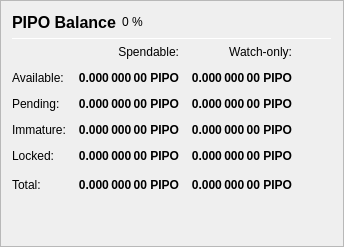
                   <widget class="QFrame" name="frame_Balances">
                    <property name="frameShape">
                     <enum>QFrame::StyledPanel</enum>
                    </property>
                    <property name="frameShadow">
                     <enum>QFrame::Raised</enum>
                    </property>
                    <layout class="QVBoxLayout" name="verticalLayout_4">
                     <item>
                      <layout class="QHBoxLayout" name="horizontalLayout_4">
                       <item>
                        <widget class="QLabel" name="label_5">
                         <property name="minimumSize">
                          <size>
                           <width>0</width>
                           <height>20</height>
                          </size>
                         </property>
                         <property name="font">
                          <font>
                           <pointsize>12</pointsize>
                           <weight>75</weight>
                           <bold>true</bold>
                          </font>
                         </property>
                         <property name="text">
                          <string>PIPO Balance</string>
                         </property>
                        </widget>
                       </item>
                       <item>
                        <widget class="QLabel" name="labelPIPOPercent">
                         <property name="text">
                          <string notr="true">0 %</string>
                         </property>
                        </widget>
                       </item>
                       <item>
                        <spacer name="horizontalSpacer_3">
                         <property name="orientation">
                          <enum>Qt::Horizontal</enum>
                         </property>
                         <property name="sizeHint" stdset="0">
                          <size>
                           <width>40</width>
                           <height>20</height>
                          </size>
                         </property>
                        </spacer>
                       </item>
                      </layout>
                     </item>
                     <item>
                      <widget class="Line" name="line_Balance">
                       <property name="minimumSize">
                        <size>
                         <width>0</width>
                         <height>1</height>
                        </size>
                       </property>
                       <property name="maximumSize">
                        <size>
                         <width>16777215</width>
                         <height>1</height>
                        </size>
                       </property>
                       <property name="orientation">
                        <enum>Qt::Horizontal</enum>
                       </property>
                      </widget>
                     </item>
                     <item>
                      <layout class="QGridLayout" name="gridLayout">
                       <property name="spacing">
                        <number>12</number>
                       </property>
                       <item row="0" column="1">
                        <widget class="QLabel" name="labelSpendable">
                         <property name="text">
                          <string>Spendable:</string>
                         </property>
                         <property name="alignment">
                          <set>Qt::AlignRight|Qt::AlignTrailing|Qt::AlignVCenter</set>
                         </property>
                        </widget>
                       </item>
                       <item row="0" column="2">
                        <widget class="QLabel" name="labelWatchonly">
                         <property name="text">
                          <string>Watch-only:</string>
                         </property>
                         <property name="alignment">
                          <set>Qt::AlignRight|Qt::AlignTrailing|Qt::AlignVCenter</set>
                         </property>
                        </widget>
                       </item>
                       <item row="1" column="0">
                        <widget class="QLabel" name="labelBalanceText">
                         <property name="text">
                          <string>Available:</string>
                         </property>
                        </widget>
                       </item>
                       <item row="1" column="1">
                        <widget class="QLabel" name="labelBalance">
                         <property name="font">
                          <font>
                           <weight>75</weight>
                           <bold>true</bold>
                          </font>
                         </property>
                         <property name="cursor">
                          <cursorShape>IBeamCursor</cursorShape>
                         </property>
                         <property name="toolTip">
                          <string>Your current spendable balance</string>
                         </property>
                         <property name="text">
                          <string notr="true">0.000 000 00 PIPO</string>
                         </property>
                         <property name="alignment">
                          <set>Qt::AlignRight|Qt::AlignTrailing|Qt::AlignVCenter</set>
                         </property>
                         <property name="textInteractionFlags">
                          <set>Qt::LinksAccessibleByMouse|Qt::TextSelectableByKeyboard|Qt::TextSelectableByMouse</set>
                         </property>
                        </widget>
                       </item>
                       <item row="1" column="2">
                        <widget class="QLabel" name="labelWatchAvailable">
                         <property name="font">
                          <font>
                           <weight>75</weight>
                           <bold>true</bold>
                          </font>
                         </property>
                         <property name="cursor">
                          <cursorShape>IBeamCursor</cursorShape>
                         </property>
                         <property name="toolTip">
                          <string>Your current balance in watch-only addresses</string>
                         </property>
                         <property name="text">
                          <string notr="true">0.000 000 00 PIPO</string>
                         </property>
                         <property name="alignment">
                          <set>Qt::AlignRight|Qt::AlignTrailing|Qt::AlignVCenter</set>
                         </property>
                         <property name="textInteractionFlags">
                          <set>Qt::LinksAccessibleByMouse|Qt::TextSelectableByKeyboard|Qt::TextSelectableByMouse</set>
                         </property>
                        </widget>
                       </item>
                       <item row="2" column="0">
                        <widget class="QLabel" name="labelPendingText">
                         <property name="text">
                          <string>Pending:</string>
                         </property>
                        </widget>
                       </item>
                       <item row="2" column="1">
                        <widget class="QLabel" name="labelUnconfirmed">
                         <property name="font">
                          <font>
                           <weight>75</weight>
                           <bold>true</bold>
                          </font>
                         </property>
                         <property name="cursor">
                          <cursorShape>IBeamCursor</cursorShape>
                         </property>
                         <property name="toolTip">
                          <string>Total of transactions that have yet to be confirmed, and do not yet count toward the spendable balance</string>
                         </property>
                         <property name="text">
                          <string notr="true">0.000 000 00 PIPO</string>
                         </property>
                         <property name="alignment">
                          <set>Qt::AlignRight|Qt::AlignTrailing|Qt::AlignVCenter</set>
                         </property>
                         <property name="textInteractionFlags">
                          <set>Qt::LinksAccessibleByMouse|Qt::TextSelectableByKeyboard|Qt::TextSelectableByMouse</set>
                         </property>
                        </widget>
                       </item>
                       <item row="2" column="2">
                        <widget class="QLabel" name="labelWatchPending">
                         <property name="font">
                          <font>
                           <weight>75</weight>
                           <bold>true</bold>
                          </font>
                         </property>
                         <property name="cursor">
                          <cursorShape>IBeamCursor</cursorShape>
                         </property>
                         <property name="toolTip">
                          <string>Unconfirmed transactions to watch-only addresses</string>
                         </property>
                         <property name="text">
                          <string notr="true">0.000 000 00 PIPO</string>
                         </property>
                         <property name="alignment">
                          <set>Qt::AlignRight|Qt::AlignTrailing|Qt::AlignVCenter</set>
                         </property>
                         <property name="textInteractionFlags">
                          <set>Qt::LinksAccessibleByMouse|Qt::TextSelectableByKeyboard|Qt::TextSelectableByMouse</set>
                         </property>
                        </widget>
                       </item>
                       <item row="3" column="0">
                        <widget class="QLabel" name="labelImmatureText">
                         <property name="text">
                          <string>Immature:</string>
                         </property>
                        </widget>
                       </item>
                       <item row="3" column="1">
                        <widget class="QLabel" name="labelImmature">
                         <property name="font">
                          <font>
                           <weight>75</weight>
                           <bold>true</bold>
                          </font>
                         </property>
                         <property name="cursor">
                          <cursorShape>IBeamCursor</cursorShape>
                         </property>
                         <property name="toolTip">
                          <string>Staked or masternode rewards that has not yet matured</string>
                         </property>
                         <property name="text">
                          <string notr="true">0.000 000 00 PIPO</string>
                         </property>
                         <property name="alignment">
                          <set>Qt::AlignRight|Qt::AlignTrailing|Qt::AlignVCenter</set>
                         </property>
                         <property name="textInteractionFlags">
                          <set>Qt::LinksAccessibleByMouse|Qt::TextSelectableByKeyboard|Qt::TextSelectableByMouse</set>
                         </property>
                        </widget>
                       </item>
                       <item row="3" column="2">
                        <widget class="QLabel" name="labelWatchImmature">
                         <property name="font">
                          <font>
                           <weight>75</weight>
                           <bold>true</bold>
                          </font>
                         </property>
                         <property name="cursor">
                          <cursorShape>IBeamCursor</cursorShape>
                         </property>
                         <property name="toolTip">
                          <string>Staked or masternode rewards in watch-only addresses that has not yet matured</string>
                         </property>
                         <property name="text">
                          <string notr="true">0.000 000 00 PIPO</string>
                         </property>
                         <property name="alignment">
                          <set>Qt::AlignRight|Qt::AlignTrailing|Qt::AlignVCenter</set>
                         </property>
                         <property name="textInteractionFlags">
                          <set>Qt::LinksAccessibleByMouse|Qt::TextSelectableByKeyboard|Qt::TextSelectableByMouse</set>
                         </property>
                        </widget>
                       </item>
                       <item row="4" column="0">
                        <widget class="QLabel" name="labelLockedBalanceText">
                         <property name="toolTip">
                          <string>Locked PIPO or Masternode collaterals. These are excluded from zPIPO minting.</string>
                         </property>
                         <property name="text">
                          <string>Locked:</string>
                         </property>
                        </widget>
                       </item>
                       <item row="4" column="1">
                        <widget class="QLabel" name="labelLockedBalance">
                         <property name="font">
                          <font>
                           <weight>75</weight>
                           <bold>true</bold>
                          </font>
                         </property>
                         <property name="cursor">
                          <cursorShape>IBeamCursor</cursorShape>
                         </property>
                         <property name="toolTip">
                          <string>Locked PIPO or Masternode collaterals. These are excluded from zPIPO minting.</string>
                         </property>
                         <property name="text">
                          <string notr="true">0.000 000 00 PIPO</string>
                         </property>
                         <property name="alignment">
                          <set>Qt::AlignRight|Qt::AlignTrailing|Qt::AlignVCenter</set>
                         </property>
                         <property name="textInteractionFlags">
                          <set>Qt::LinksAccessibleByMouse|Qt::TextSelectableByKeyboard|Qt::TextSelectableByMouse</set>
                         </property>
                        </widget>
                       </item>
                       <item row="4" column="2">
                        <widget class="QLabel" name="labelWatchLocked">
                         <property name="font">
                          <font>
                           <weight>75</weight>
                           <bold>true</bold>
                          </font>
                         </property>
                         <property name="cursor">
                          <cursorShape>IBeamCursor</cursorShape>
                         </property>
                         <property name="toolTip">
                          <string>Current locked balance in watch-only addresses</string>
                         </property>
                         <property name="text">
                          <string notr="true">0.000 000 00 PIPO</string>
                         </property>
                         <property name="alignment">
                          <set>Qt::AlignRight|Qt::AlignTrailing|Qt::AlignVCenter</set>
                         </property>
                         <property name="textInteractionFlags">
                          <set>Qt::LinksAccessibleByMouse|Qt::TextSelectableByKeyboard|Qt::TextSelectableByMouse</set>
                         </property>
                        </widget>
                       </item>
                       <item row="5" column="0">
                        <widget class="QLabel" name="labelTotalText">
                         <property name="toolTip">
                          <string>Your current PIPOCOIN balance, unconfirmed and immature transactions included</string>
                         </property>
                         <property name="text">
                          <string>Total:</string>
                         </property>
                        </widget>
                       </item>
                       <item row="5" column="1">
                        <widget class="QLabel" name="labelTotal">
                         <property name="font">
                          <font>
                           <weight>75</weight>
                           <bold>true</bold>
                          </font>
                         </property>
                         <property name="cursor">
                          <cursorShape>IBeamCursor</cursorShape>
                         </property>
                         <property name="toolTip">
                          <string>Your current PIPOCOIN balance, unconfirmed and immature transactions included</string>
                         </property>
                         <property name="text">
                          <string notr="true">0.000 000 00 PIPO</string>
                         </property>
                         <property name="alignment">
                          <set>Qt::AlignRight|Qt::AlignTrailing|Qt::AlignVCenter</set>
                         </property>
                         <property name="textInteractionFlags">
                          <set>Qt::LinksAccessibleByMouse|Qt::TextSelectableByKeyboard|Qt::TextSelectableByMouse</set>
                         </property>
                        </widget>
                       </item>
                       <item row="5" column="2">
                        <widget class="QLabel" name="labelWatchTotal">
                         <property name="font">
                          <font>
                           <weight>75</weight>
                           <bold>true</bold>
                          </font>
                         </property>
                         <property name="cursor">
                          <cursorShape>IBeamCursor</cursorShape>
                         </property>
                         <property name="toolTip">
                          <string>Current total balance in watch-only addresses</string>
                         </property>
                         <property name="text">
                          <string notr="true">0.000 000 00 PIPO</string>
                         </property>
                         <property name="alignment">
                          <set>Qt::AlignRight|Qt::AlignTrailing|Qt::AlignVCenter</set>
                         </property>
                         <property name="textInteractionFlags">
                          <set>Qt::LinksAccessibleByMouse|Qt::TextSelectableByKeyboard|Qt::TextSelectableByMouse</set>
                         </property>
                        </widget>
                       </item>
                       <item row="5" column="3">
                        <spacer name="horizontalSpacer_9">
                         <property name="orientation">
                          <enum>Qt::Horizontal</enum>
                         </property>
                         <property name="sizeHint" stdset="0">
                          <size>
                           <width>40</width>
                           <height>20</height>
                          </size>
                         </property>
                        </spacer>
                       </item>
                      </layout>
                     </item>
                     <item>
                      <spacer name="verticalSpacer_3">
                       <property name="orientation">
                        <enum>Qt::Vertical</enum>
                       </property>
                       <property name="sizeHint" stdset="0">
                        <size>
                         <width>20</width>
                         <height>40</height>
                        </size>
                       </property>
                      </spacer>
                     </item>
                    </layout>
                   </widget>
